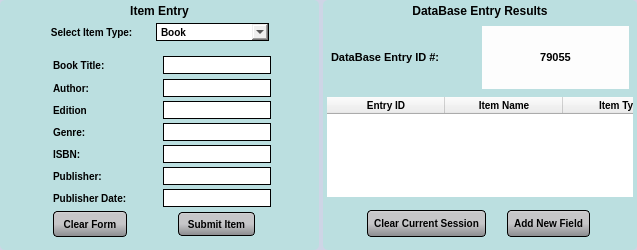
               <widget class="QFrame" name="manually_add_item_frame">
                <property name="styleSheet">
                 <string notr="true">background-color: #ced5e6;
border-radius: 5px;</string>
                </property>
                <property name="frameShape">
                 <enum>QFrame::StyledPanel</enum>
                </property>
                <property name="frameShadow">
                 <enum>QFrame::Raised</enum>
                </property>
                <layout class="QHBoxLayout" name="horizontalLayout_5">
                 <property name="spacing">
                  <number>4</number>
                 </property>
                 <property name="leftMargin">
                  <number>0</number>
                 </property>
                 <property name="topMargin">
                  <number>0</number>
                 </property>
                 <property name="rightMargin">
                  <number>0</number>
                 </property>
                 <property name="bottomMargin">
                  <number>0</number>
                 </property>
                 <item>
                  <widget class="QFrame" name="item_information_frame">
                   <property name="styleSheet">
                    <string notr="true">background-color: #bbdfe0;</string>
                   </property>
                   <property name="frameShape">
                    <enum>QFrame::StyledPanel</enum>
                   </property>
                   <property name="frameShadow">
                    <enum>QFrame::Raised</enum>
                   </property>
                   <layout class="QVBoxLayout" name="verticalLayout_10" stretch="0,0,2">
                    <property name="spacing">
                     <number>4</number>
                    </property>
                    <property name="leftMargin">
                     <number>4</number>
                    </property>
                    <property name="topMargin">
                     <number>4</number>
                    </property>
                    <property name="rightMargin">
                     <number>4</number>
                    </property>
                    <property name="bottomMargin">
                     <number>4</number>
                    </property>
                    <item>
                     <widget class="QLabel" name="manual_entry_label">
                      <property name="styleSheet">
                       <string notr="true">color: Black;
font-family: &quot;SourceSansPro-Bold&quot;;
font-weight: 600;
background-color: none;
font-size: 12px;</string>
                      </property>
                      <property name="text">
                       <string>Item Entry</string>
                      </property>
                      <property name="alignment">
                       <set>Qt::AlignCenter</set>
                      </property>
                     </widget>
                    </item>
                    <item>
                     <widget class="QFrame" name="item_select_frame">
                      <property name="frameShape">
                       <enum>QFrame::StyledPanel</enum>
                      </property>
                      <property name="frameShadow">
                       <enum>QFrame::Raised</enum>
                      </property>
                      <layout class="QHBoxLayout" name="horizontalLayout_6" stretch="0,0,0,0">
                       <property name="leftMargin">
                        <number>0</number>
                       </property>
                       <property name="topMargin">
                        <number>0</number>
                       </property>
                       <property name="rightMargin">
                        <number>0</number>
                       </property>
                       <property name="bottomMargin">
                        <number>0</number>
                       </property>
                       <item>
                        <spacer name="horizontalSpacer_4">
                         <property name="orientation">
                          <enum>Qt::Horizontal</enum>
                         </property>
                         <property name="sizeType">
                          <enum>QSizePolicy::Fixed</enum>
                         </property>
                         <property name="sizeHint" stdset="0">
                          <size>
                           <width>32</width>
                           <height>20</height>
                          </size>
                         </property>
                        </spacer>
                       </item>
                       <item>
                        <widget class="QLabel" name="item_select_label">
                         <property name="styleSheet">
                          <string notr="true">color: Black;
font-family: &quot;SourceSansPro-Bold&quot;;
font-weight: 600;
background-color: none;
font-size: 10px;</string>
                         </property>
                         <property name="text">
                          <string>Select Item Type: </string>
                         </property>
                         <property name="alignment">
                          <set>Qt::AlignCenter</set>
                         </property>
                        </widget>
                       </item>
                       <item>
                        <widget class="QComboBox" name="item_seleect_combobox">
                         <property name="styleSheet">
                          <string notr="true">color: Black;
font-family: &quot;SourceSansPro-Bold&quot;;
font-weight: 600;
background-color: none;
font-size: 10px;
border-style: outset;
border-width: 1px;
border-color:black;
border-radius: none;</string>
                         </property>
                         <item>
                          <property name="text">
                           <string>Book</string>
                          </property>
                         </item>
                         <item>
                          <property name="text">
                           <string>Item Not Listed</string>
                          </property>
                         </item>
                        </widget>
                       </item>
                       <item>
                        <spacer name="horizontalSpacer_3">
                         <property name="orientation">
                          <enum>Qt::Horizontal</enum>
                         </property>
                         <property name="sizeType">
                          <enum>QSizePolicy::Fixed</enum>
                         </property>
                         <property name="sizeHint" stdset="0">
                          <size>
                           <width>46</width>
                           <height>20</height>
                          </size>
                         </property>
                        </spacer>
                       </item>
                      </layout>
                     </widget>
                    </item>
                    <item>
                     <widget class="QStackedWidget" name="stackedWidget_2">
                      <property name="sizePolicy">
                       <sizepolicy hsizetype="Maximum" vsizetype="Maximum">
                        <horstretch>0</horstretch>
                        <verstretch>0</verstretch>
                       </sizepolicy>
                      </property>
                      <property name="maximumSize">
                       <size>
                        <width>360</width>
                        <height>200</height>
                       </size>
                      </property>
                      <property name="currentIndex">
                       <number>0</number>
                      </property>
                      <widget class="QWidget" name="book_page">
                       <layout class="QGridLayout" name="gridLayout_4">
                        <property name="verticalSpacing">
                         <number>4</number>
                        </property>
                        <item row="1" column="5">
                         <widget class="QLineEdit" name="book_title_textbox">
                          <property name="styleSheet">
                           <string notr="true">color: Black;
font-family: &quot;SourceSansPro-Bold&quot;;
font-weight: 600;
background-color: none;
font-size: 10px;
border-radius: none;
border-style: outset;
border-width: 1px;
border-color:black;</string>
                          </property>
                         </widget>
                        </item>
                        <item row="1" column="3">
                         <widget class="QLabel" name="book_title_label">
                          <property name="styleSheet">
                           <string notr="true">color: Black;
font-family: &quot;SourceSansPro-Bold&quot;;
font-weight: 600;
background-color: none;
font-size: 10px;</string>
                          </property>
                          <property name="text">
                           <string>Book Title:</string>
                          </property>
                          <property name="alignment">
                           <set>Qt::AlignLeading|Qt::AlignLeft|Qt::AlignVCenter</set>
                          </property>
                         </widget>
                        </item>
                        <item row="1" column="4">
                         <spacer name="horizontalSpacer_6">
                          <property name="orientation">
                           <enum>Qt::Horizontal</enum>
                          </property>
                          <property name="sizeType">
                           <enum>QSizePolicy::Fixed</enum>
                          </property>
                          <property name="sizeHint" stdset="0">
                           <size>
                            <width>30</width>
                            <height>20</height>
                           </size>
                          </property>
                         </spacer>
                        </item>
                        <item row="8" column="3">
                         <widget class="QLabel" name="publisher_date_label">
                          <property name="styleSheet">
                           <string notr="true">color: Black;
font-family: &quot;SourceSansPro-Bold&quot;;
font-weight: 600;
background-color: none;
font-size: 10px;</string>
                          </property>
                          <property name="text">
                           <string>Publisher Date:</string>
                          </property>
                         </widget>
                        </item>
                        <item row="8" column="5">
                         <widget class="QLineEdit" name="book_published_date_textbox">
                          <property name="styleSheet">
                           <string notr="true">color: Black;
font-family: &quot;SourceSansPro-Bold&quot;;
font-weight: 600;
background-color: none;
font-size: 10px;
border-radius: none;
border-style: outset;
border-width: 1px;
border-color:black;</string>
                          </property>
                         </widget>
                        </item>
                        <item row="7" column="5">
                         <widget class="QLineEdit" name="book_publisher_textbox">
                          <property name="styleSheet">
                           <string notr="true">color: Black;
font-family: &quot;SourceSansPro-Bold&quot;;
font-weight: 600;
background-color: none;
font-size: 10px;
border-radius: none;
border-style: outset;
border-width: 1px;
border-color:black;</string>
                          </property>
                         </widget>
                        </item>
                        <item row="7" column="3">
                         <widget class="QLabel" name="book_publisher_label">
                          <property name="styleSheet">
                           <string notr="true">color: Black;
font-family: &quot;SourceSansPro-Bold&quot;;
font-weight: 600;
background-color: none;
font-size: 10px;</string>
                          </property>
                          <property name="text">
                           <string>Publisher:</string>
                          </property>
                         </widget>
                        </item>
                        <item row="2" column="5">
                         <widget class="QLineEdit" name="book_author_textbox">
                          <property name="styleSheet">
                           <string notr="true">color: Black;
font-family: &quot;SourceSansPro-Bold&quot;;
font-weight: 600;
background-color: none;
font-size: 10px;
border-radius: none;
border-style: outset;
border-width: 1px;
border-color:black;</string>
                          </property>
                         </widget>
                        </item>
                        <item row="1" column="0">
                         <spacer name="horizontalSpacer_2">
                          <property name="orientation">
                           <enum>Qt::Horizontal</enum>
                          </property>
                          <property name="sizeType">
                           <enum>QSizePolicy::Fixed</enum>
                          </property>
                          <property name="sizeHint" stdset="0">
                           <size>
                            <width>40</width>
                            <height>20</height>
                           </size>
                          </property>
                         </spacer>
                        </item>
                        <item row="1" column="6">
                         <spacer name="horizontalSpacer_5">
                          <property name="orientation">
                           <enum>Qt::Horizontal</enum>
                          </property>
                          <property name="sizeType">
                           <enum>QSizePolicy::Fixed</enum>
                          </property>
                          <property name="sizeHint" stdset="0">
                           <size>
                            <width>35</width>
                            <height>20</height>
                           </size>
                          </property>
                         </spacer>
                        </item>
                        <item row="6" column="3">
                         <widget class="QLabel" name="book_isbn_label">
                          <property name="styleSheet">
                           <string notr="true">color: Black;
font-family: &quot;SourceSansPro-Bold&quot;;
font-weight: 600;
background-color: none;
font-size: 10px;</string>
                          </property>
                          <property name="text">
                           <string>ISBN:</string>
                          </property>
                         </widget>
                        </item>
                        <item row="6" column="5">
                         <widget class="QLineEdit" name="book_isbn_textbox">
                          <property name="styleSheet">
                           <string notr="true">color: Black;
font-family: &quot;SourceSansPro-Bold&quot;;
font-weight: 600;
background-color: none;
font-size: 10px;
border-radius: none;
border-style: outset;
border-width: 1px;
border-color:black;</string>
                          </property>
                         </widget>
                        </item>
                        <item row="2" column="3">
                         <widget class="QLabel" name="book_author_label">
                          <property name="styleSheet">
                           <string notr="true">color: Black;
font-family: &quot;SourceSansPro-Bold&quot;;
font-weight: 600;
background-color: none;
font-size: 10px;</string>
                          </property>
                          <property name="text">
                           <string>Author:</string>
                          </property>
                         </widget>
                        </item>
                        <item row="5" column="5">
                         <widget class="QLineEdit" name="book_genre_textbox">
                          <property name="styleSheet">
                           <string notr="true">color: Black;
font-family: &quot;SourceSansPro-Bold&quot;;
font-weight: 600;
background-color: none;
font-size: 10px;
border-radius: none;
border-style: outset;
border-width: 1px;
border-color:black;</string>
                          </property>
                         </widget>
                        </item>
                        <item row="5" column="3">
                         <widget class="QLabel" name="book_genre_label">
                          <property name="styleSheet">
                           <string notr="true">color: Black;
font-family: &quot;SourceSansPro-Bold&quot;;
font-weight: 600;
background-color: none;
font-size: 10px;</string>
                          </property>
                          <property name="text">
                           <string>Genre:</string>
                          </property>
                         </widget>
                        </item>
                        <item row="9" column="3">
                         <widget class="QPushButton" name="clear_results_button">
                          <property name="styleSheet">
                           <string notr="true">QPushButton#clear_results_button
{	

color: black;
	font-family: &quot;SourceSansPro-Bold&quot;;
	font-weight: 600;
	font-size: 10px;


	background-color: QLinearGradient( x1: 0, y1: 0, x2: 0, y2: 1, stop: 0 #d6d7d8, stop: 0.1 #c6c6c8, stop: 0.5 #c6c6c8, stop: 1 #b5b6b9, stop: 1 #8a8b8e);
	border-style: outset;
	border-width: 1px;
	border-color:black;
	padding: 6px;
	outline-offset: 4px;
	border-radius: 4px;
}

QPushButton:hover:!pressed#clear_results_button
{
	background-color: QLinearGradient( x1: 0, y1: 0, x2: 0, y2: 1, stop: 0 #d6d7d8, stop: 0.1 #c6c6c8, stop: 0.5 #c6c6c8, stop: 1 #b5b6b9, stop: 1 #575759);
	border-color: orange;
}
</string>
                          </property>
                          <property name="text">
                           <string>Clear Form</string>
                          </property>
                         </widget>
                        </item>
                        <item row="9" column="5">
                         <widget class="QFrame" name="submit_item_frame">
                          <property name="frameShape">
                           <enum>QFrame::StyledPanel</enum>
                          </property>
                          <property name="frameShadow">
                           <enum>QFrame::Raised</enum>
                          </property>
                          <layout class="QHBoxLayout" name="horizontalLayout_7">
                           <property name="spacing">
                            <number>0</number>
                           </property>
                           <property name="leftMargin">
                            <number>0</number>
                           </property>
                           <property name="topMargin">
                            <number>0</number>
                           </property>
                           <property name="rightMargin">
                            <number>0</number>
                           </property>
                           <property name="bottomMargin">
                            <number>0</number>
                           </property>
                           <item>
                            <widget class="QPushButton" name="submit_items_button">
                             <property name="sizePolicy">
                              <sizepolicy hsizetype="Maximum" vsizetype="Maximum">
                               <horstretch>0</horstretch>
                               <verstretch>0</verstretch>
                              </sizepolicy>
                             </property>
                             <property name="maximumSize">
                              <size>
                               <width>77</width>
                               <height>24</height>
                              </size>
                             </property>
                             <property name="styleSheet">
                              <string notr="true">QPushButton#submit_items_button
{	

color: black;
	font-family: &quot;SourceSansPro-Bold&quot;;
	font-weight: 600;
	font-size: 10px;


	background-color: QLinearGradient( x1: 0, y1: 0, x2: 0, y2: 1, stop: 0 #d6d7d8, stop: 0.1 #c6c6c8, stop: 0.5 #c6c6c8, stop: 1 #b5b6b9, stop: 1 #8a8b8e);
	border-style: outset;
	border-width: 1px;
	border-color:black;
	padding: 6px;
	outline-offset: 4px;
	border-radius: 4px;
}

QPushButton:hover:!pressed#submit_items_button
{
	background-color: QLinearGradient( x1: 0, y1: 0, x2: 0, y2: 1, stop: 0 #d6d7d8, stop: 0.1 #c6c6c8, stop: 0.5 #c6c6c8, stop: 1 #b5b6b9, stop: 1 #575759);
	border-color: orange;
}
</string>
                             </property>
                             <property name="text">
                              <string>Submit Item</string>
                             </property>
                            </widget>
                           </item>
                          </layout>
                         </widget>
                        </item>
                        <item row="3" column="3">
                         <widget class="QLabel" name="book_edition_label">
                          <property name="styleSheet">
                           <string notr="true">color: Black;
font-family: &quot;SourceSansPro-Bold&quot;;
font-weight: 600;
background-color: none;
font-size: 10px;</string>
                          </property>
                          <property name="text">
                           <string>Edition</string>
                          </property>
                         </widget>
                        </item>
                        <item row="3" column="5">
                         <widget class="QLineEdit" name="book_edition_textbox">
                          <property name="styleSheet">
                           <string notr="true">color: Black;
font-family: &quot;SourceSansPro-Bold&quot;;
font-weight: 600;
background-color: none;
font-size: 10px;
border-radius: none;
border-style: outset;
border-width: 1px;
border-color:black;</string>
                          </property>
                         </widget>
                        </item>
                       </layout>
                      </widget>
                      <widget class="QWidget" name="item_not_listed"/>
                     </widget>
                    </item>
                   </layout>
                  </widget>
                 </item>
                 <item>
                  <widget class="QFrame" name="additional_information_frame">
                   <property name="styleSheet">
                    <string notr="true">/*background-color: #d6f6f7;*/
background-color: #bbdfe0;</string>
                   </property>
                   <property name="frameShape">
                    <enum>QFrame::StyledPanel</enum>
                   </property>
                   <property name="frameShadow">
                    <enum>QFrame::Raised</enum>
                   </property>
                   <layout class="QVBoxLayout" name="verticalLayout_11" stretch="0,1,0,0">
                    <property name="spacing">
                     <number>4</number>
                    </property>
                    <property name="leftMargin">
                     <number>4</number>
                    </property>
                    <property name="topMargin">
                     <number>4</number>
                    </property>
                    <property name="rightMargin">
                     <number>4</number>
                    </property>
                    <property name="bottomMargin">
                     <number>4</number>
                    </property>
                    <item>
                     <widget class="QLabel" name="database_entry_result_title">
                      <property name="styleSheet">
                       <string notr="true">color: Black;
font-family: &quot;SourceSansPro-Bold&quot;;
font-weight: 600;
background-color: none;
font-size: 12px;</string>
                      </property>
                      <property name="text">
                       <string>DataBase Entry Results</string>
                      </property>
                      <property name="alignment">
                       <set>Qt::AlignCenter</set>
                      </property>
                     </widget>
                    </item>
                    <item>
                     <widget class="QFrame" name="database_entry_id_frame">
                      <property name="frameShape">
                       <enum>QFrame::StyledPanel</enum>
                      </property>
                      <property name="frameShadow">
                       <enum>QFrame::Raised</enum>
                      </property>
                      <layout class="QHBoxLayout" name="horizontalLayout_8">
                       <property name="spacing">
                        <number>4</number>
                       </property>
                       <property name="leftMargin">
                        <number>4</number>
                       </property>
                       <property name="topMargin">
                        <number>4</number>
                       </property>
                       <property name="rightMargin">
                        <number>4</number>
                       </property>
                       <property name="bottomMargin">
                        <number>4</number>
                       </property>
                       <item>
                        <widget class="QLabel" name="database_entry_static_label">
                         <property name="styleSheet">
                          <string notr="true">color: Black;
font-family: &quot;SourceSansPro-Bold&quot;;
font-weight: 600;
background-color: none;
font-size: 11px;</string>
                         </property>
                         <property name="text">
                          <string>DataBase Entry ID #:</string>
                         </property>
                        </widget>
                       </item>
                       <item>
                        <widget class="QLabel" name="database_entry_dynamic_label">
                         <property name="styleSheet">
                          <string notr="true">color: Black;
font-family: &quot;SourceSansPro-Bold&quot;;
font-weight: 600;
background-color: none;
font-size: 11px;
background-color: #fdfdfd;
border-radius: none;</string>
                         </property>
                         <property name="text">
                          <string>79055</string>
                         </property>
                         <property name="alignment">
                          <set>Qt::AlignCenter</set>
                         </property>
                        </widget>
                       </item>
                      </layout>
                     </widget>
                    </item>
                    <item>
                     <widget class="QTableWidget" name="recent_data_entry_table">
                      <property name="sizePolicy">
                       <sizepolicy hsizetype="Maximum" vsizetype="Expanding">
                        <horstretch>0</horstretch>
                        <verstretch>0</verstretch>
                       </sizepolicy>
                      </property>
                      <property name="maximumSize">
                       <size>
                        <width>355</width>
                        <height>100</height>
                       </size>
                      </property>
                      <property name="styleSheet">
                       <string notr="true">color: Black;
font-family: &quot;SourceSansPro-Bold&quot;;
font-weight: 600;
background-color: none;
font-size: 10px;</string>
                      </property>
                      <property name="verticalScrollBarPolicy">
                       <enum>Qt::ScrollBarAsNeeded</enum>
                      </property>
                      <property name="horizontalScrollBarPolicy">
                       <enum>Qt::ScrollBarAlwaysOff</enum>
                      </property>
                      <property name="editTriggers">
                       <set>QAbstractItemView::AnyKeyPressed|QAbstractItemView::DoubleClicked|QAbstractItemView::EditKeyPressed|QAbstractItemView::SelectedClicked</set>
                      </property>
                      <property name="alternatingRowColors">
                       <bool>true</bool>
                      </property>
                      <attribute name="horizontalHeaderDefaultSectionSize">
                       <number>118</number>
                      </attribute>
                      <column>
                       <property name="text">
                        <string>Entry ID</string>
                       </property>
                      </column>
                      <column>
                       <property name="text">
                        <string>Item Name</string>
                       </property>
                      </column>
                      <column>
                       <property name="text">
                        <string>Item Type</string>
                       </property>
                      </column>
                     </widget>
                    </item>
                    <item>
                     <widget class="QFrame" name="database_entry_button_frame">
                      <property name="frameShape">
                       <enum>QFrame::StyledPanel</enum>
                      </property>
                      <property name="frameShadow">
                       <enum>QFrame::Raised</enum>
                      </property>
                      <layout class="QHBoxLayout" name="horizontalLayout_9">
                       <item>
                        <spacer name="horizontalSpacer_7">
                         <property name="orientation">
                          <enum>Qt::Horizontal</enum>
                         </property>
                         <property name="sizeType">
                          <enum>QSizePolicy::Fixed</enum>
                         </property>
                         <property name="sizeHint" stdset="0">
                          <size>
                           <width>31</width>
                           <height>20</height>
                          </size>
                         </property>
                        </spacer>
                       </item>
                       <item>
                        <widget class="QPushButton" name="new_session_button">
                         <property name="styleSheet">
                          <string notr="true">QPushButton#new_session_button
{	

color: black;
	font-family: &quot;SourceSansPro-Bold&quot;;
	font-weight: 600;
	font-size: 10px;


	background-color: QLinearGradient( x1: 0, y1: 0, x2: 0, y2: 1, stop: 0 #d6d7d8, stop: 0.1 #c6c6c8, stop: 0.5 #c6c6c8, stop: 1 #b5b6b9, stop: 1 #8a8b8e);
	border-style: outset;
	border-width: 1px;
	border-color:black;
	padding: 6px;
	outline-offset: 4px;
	border-radius: 4px;
}

QPushButton:hover:!pressed#new_session_button
{
	background-color: QLinearGradient( x1: 0, y1: 0, x2: 0, y2: 1, stop: 0 #d6d7d8, stop: 0.1 #c6c6c8, stop: 0.5 #c6c6c8, stop: 1 #b5b6b9, stop: 1 #575759);
	border-color: orange;
}
</string>
                         </property>
                         <property name="text">
                          <string>Clear Current Session</string>
                         </property>
                        </widget>
                       </item>
                       <item>
                        <spacer name="horizontalSpacer_9">
                         <property name="orientation">
                          <enum>Qt::Horizontal</enum>
                         </property>
                         <property name="sizeType">
                          <enum>QSizePolicy::Fixed</enum>
                         </property>
                         <property name="sizeHint" stdset="0">
                          <size>
                           <width>15</width>
                           <height>20</height>
                          </size>
                         </property>
                        </spacer>
                       </item>
                       <item>
                        <widget class="QPushButton" name="add_item_field_button">
                         <property name="styleSheet">
                          <string notr="true">QPushButton#add_item_field_button
{	

color: black;
	font-family: &quot;SourceSansPro-Bold&quot;;
	font-weight: 600;
	font-size: 10px;


	background-color: QLinearGradient( x1: 0, y1: 0, x2: 0, y2: 1, stop: 0 #d6d7d8, stop: 0.1 #c6c6c8, stop: 0.5 #c6c6c8, stop: 1 #b5b6b9, stop: 1 #8a8b8e);
	border-style: outset;
	border-width: 1px;
	border-color:black;
	padding: 6px;
	outline-offset: 4px;
	border-radius: 4px;
}

QPushButton:hover:!pressed#add_item_field_button
{
	background-color: QLinearGradient( x1: 0, y1: 0, x2: 0, y2: 1, stop: 0 #d6d7d8, stop: 0.1 #c6c6c8, stop: 0.5 #c6c6c8, stop: 1 #b5b6b9, stop: 1 #575759);
	border-color: orange;
}
</string>
                         </property>
                         <property name="text">
                          <string>Add New Field</string>
                         </property>
                        </widget>
                       </item>
                       <item>
                        <spacer name="horizontalSpacer_8">
                         <property name="orientation">
                          <enum>Qt::Horizontal</enum>
                         </property>
                         <property name="sizeType">
                          <enum>QSizePolicy::Fixed</enum>
                         </property>
                         <property name="sizeHint" stdset="0">
                          <size>
                           <width>34</width>
                           <height>20</height>
                          </size>
                         </property>
                        </spacer>
                       </item>
                      </layout>
                     </widget>
                    </item>
                   </layout>
                  </widget>
                 </item>
                </layout>
               </widget>
